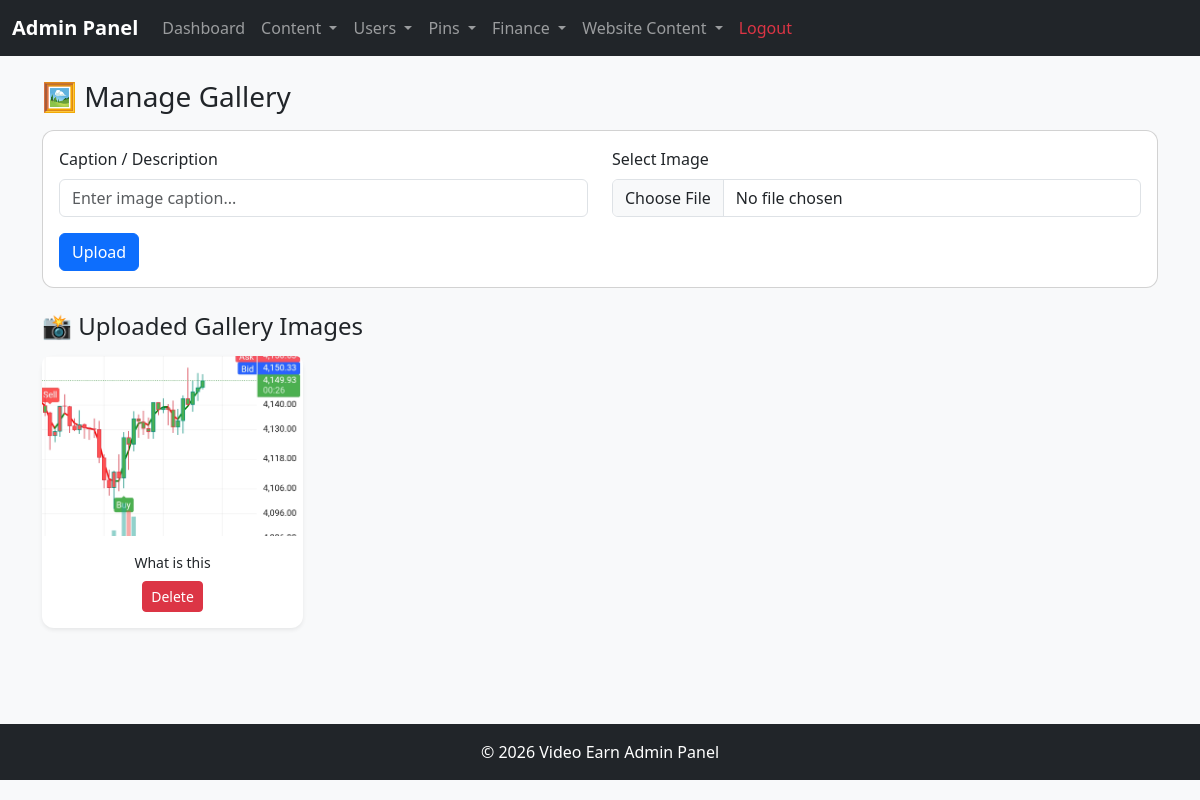
The app's page /admin/manage_gallery.php (signed in) with its own data.
### tables this page shows
CREATE TABLE `gallery` (
  `id` int(11) NOT NULL,
  `image_path` varchar(255) DEFAULT NULL,
  `caption` varchar(255) DEFAULT NULL,
  `upload_date` datetime DEFAULT current_timestamp()
);

### admin/manage_gallery.php (the view, shortened to what this page needs)
<?php
include('includes/header.php');
include('../config/db.php');
?>
<h3>🖼️ Manage Gallery</h3>
<div class="card mt-3 mb-4">
  <div class="card-body">
    <form method="post" enctype="multipart/form-data">
      <div class="row">
        <div class="col-md-6 mb-3">
          <label class="form-label">Caption / Description</label>
          <input type="text" name="caption" class="form-control" placeholder="Enter image caption..." required>
        </div>
        <div class="col-md-6 mb-3">
          <label class="form-label">Select Image</label>
          <input type="file" name="image" class="form-control" accept="image/*" required>
        </div>
      </div>
      <button type="submit" name="upload" class="btn btn-primary">Upload</button>
    </form>
  </div>
</div>
<h4 class="mb-3">📸 Uploaded Gallery Images</h4>
<div class="row">
  <?php
  $res = $conn->query("SELECT * FROM gallery ORDER BY id DESC");
  if ($res && $res->num_rows > 0) {
      while ($row = $res->fetch_assoc()) {
          $img = $row['image_path'];
          $caption = htmlspecialchars($row['caption']);
          echo "
          <div class='col-md-3 mb-4'>
            <div class='card border-0 shadow-sm'>
              <img src='$img' class='card-img-top' style='height:180px;object-fit:cover;border-radius:8px 8px 0 0;'>
              <div class='card-body text-center'>
                <p class='card-text small mb-2'>$caption</p>
                <a href='manage_gallery.php?delete={$row['id']}' onclick='return confirm(\"Are you sure you want to delete this image?\");' class='btn btn-danger btn-sm'>Delete</a>
              </div>
            </div>
          </div>
          ";
      }
  } else {
      echo "<div class='col-12 text-center'><p class='text-muted'>No images uploaded yet.</p></div>";
  }
  ?>
</div>
<?php include('includes/footer.php'); ?>

### assest/style.css (style rules this page uses)
body { background-color: #f8f9fa; }
h1, h2, h3 { font-family: 'Segoe UI', sans-serif; }
.card { border-radius: 12px; }

### records on screen
gallery: image_path (picture), caption "What is this"
